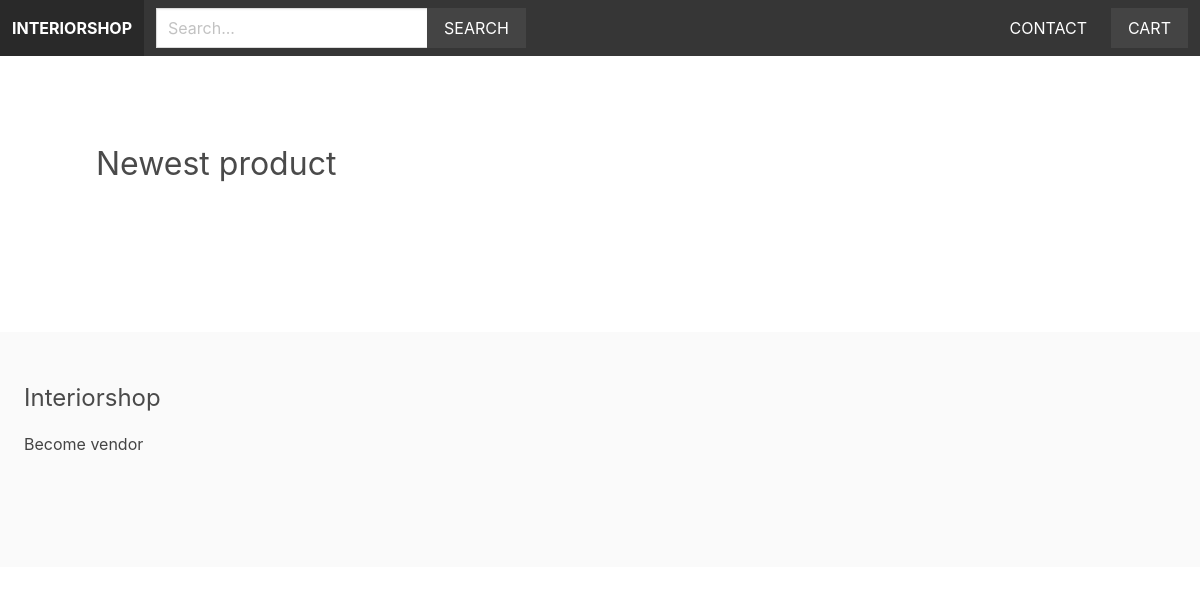
The app's page /, older data.
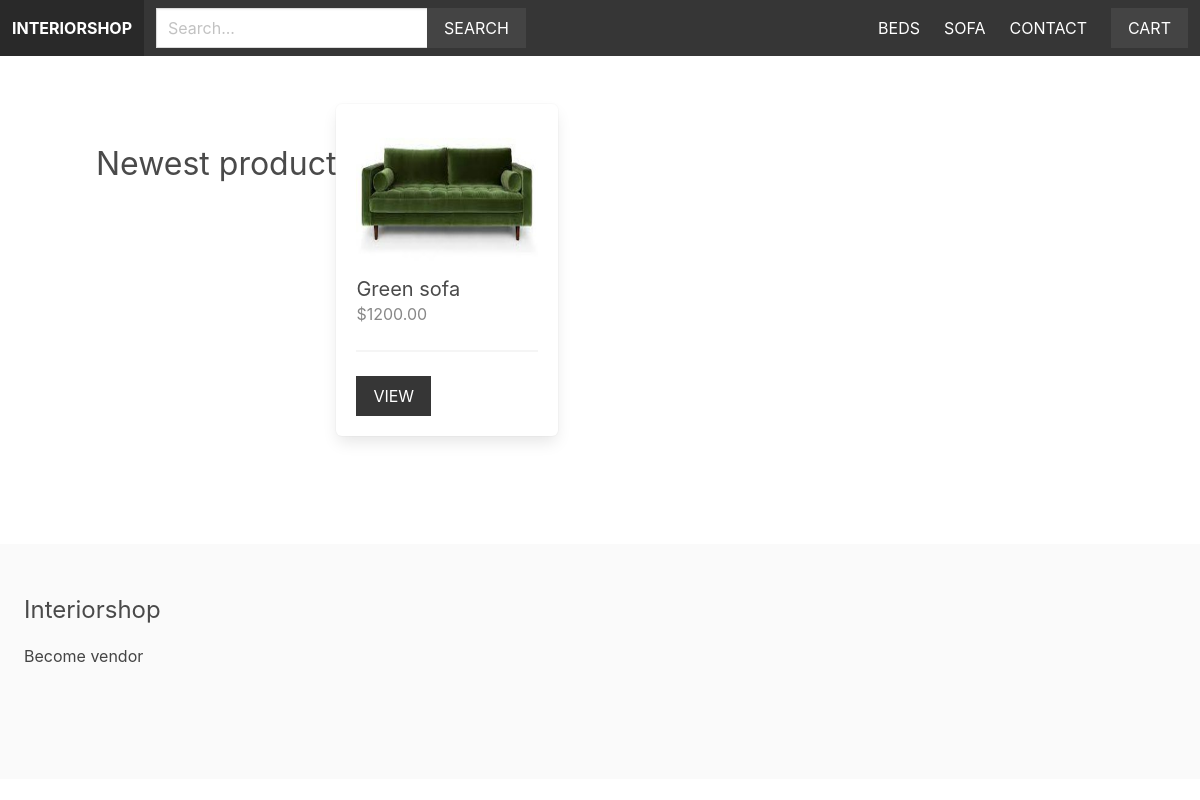
The same page, newer data.
### product/models.py (models this page shows, shortened)
class Category(models.Model):
    title = models.CharField(max_length=255)
    slug = models.SlugField(max_length=255)
    ordering = models.IntegerField(default=0)
    class Meta:
        ordering = ['ordering']

class Product(models.Model):
    category = models.ForeignKey(Category, related_name='products', on_delete=models.CASCADE)
    vendor = models.ForeignKey(Vendor, related_name='products', on_delete=models.CASCADE)
    title = models.CharField(max_length=255)
    slug = models. SlugField(max_length=255)
    description = models.TextField(blank=True, null=True)
    price = models.DecimalField(max_digits=6, decimal_places=2)
    date_added = models.DateTimeField(auto_now_add=True)
    image = models.ImageField(upload_to ='uploads/',blank=True, null=True)
    thumbnail = models.ImageField(upload_to ='uploads/', blank=True, null =True)
    class Meta:
        ordering = ['-date_added']
    def get_thumbnail(self):
        if self.thumbnail:
            return self.thumbnail.url

### core/views.py (the view)
# urls.py: path('',views.front_page,name='front_page'),
def front_page(request):
    newest_products = Product.objects.all()[0:8]
    return render(request,'core/front_page.html',{'newest_products':newest_products})

### cart/cart.py (called while the page is built)
    def __len__(self):
        return sum(item['quantity'] for item in self.cart.values())

### cart/context_processors.py (called while the page is built)
def cart(request):
    return {'cart': Cart(request)}

### product/context_processors.py (called while the page is built)
def menu_categories(request):
    categories = Category.objects.all()
    return {'menu_categories': categories}

### core/templates/core/front_page.html
{% extends 'core/base.html' %}
{% block content %}
    <div class="columns is-multiline mb-6">
        <div class="columns is-12 has-text-centered mt-6 mb-6">
            <h2 class="is-size-3">Newest product</h2>
        </div>
        {% for product in newest_products %}
            {% include 'product/parts/list_item.html' %}
        {% endfor %}
    </div>
{% endblock %}

### core/templates/core/base.html (shortened to what this page needs)
{% load static %}
<!DOCTYPE html>
<html>
    <head>
        <link rel="stylesheet" href="https://cdn.jsdelivr.net/npm/bulma@0.9.1/css/bulma.min.css">
        <link rel="stylesheet" href="{% static 'styles/main.css' %}">
    </head>
    <body>
        <nav class="navbar is-dark">
            <div class="navbar-brand">
                <a href="/" class="navbar-item"><strong>Interiorshop</strong></a>
            </div>
            <div class="navbar-menu" id="main-navbar">
                <div class="navbar-start">
                     <div class="navbar-item">
                        <form method="get" action="{% url 'search' %}">
                            <div class="field has-addons">
                                <div class="control">
                                    <input type="text" class="input" placeholder="Search..." name="query">
                                </div>
                                <div class="control">
                                    <button class="button is-dark is-uppercase">Search</button>
                                </div>
                            </div>
                        </form>
                    </div>
                </div>
                <div class="navbar-end">
                    {% for category in menu_categories %}
                        <a href="{% url 'category' category.slug %}" class="navbar-item">{{ category.title }}</a>
                    {% endfor %}
                    <a href=" {% url 'contact' %}" class="navbar-item" >Contact</a>
                    <div class="navbar-item">
                        <a href="{% url 'cart' %}" class="button is-dark">Cart{% if cart %} ({{ cart|length }}){% endif %}</a>
                    </div>
                </div>
            </div>
        </nav>
        <section class="section">
            <div class="container">
                {% block content %}
                {% endblock %}
            </div>
        </section>
        <footer class="footer">
            <h3 class="is-size-4 mb-4">Interiorshop</h3>
            {% if request.is_authenticated %}
                <a href="{% url 'vendor_admin' %}">Vendor Admin</a>
            {% else %}
            <a href="{% url 'become_vendor' %}">Become vendor</a>
            {% endif %}
        </footer>
    </body>
</html>

### product/templates/product/parts/list_item.html
<div class="column is-3 product-list-item">
    <div class="box">
        <figure class="image is-4by3 mb-4">
            <img src="{{ product.get_thumbnail }}">
        </figure>
        <h2 class="subtitle">{{ product.title }}</h2>
        <h3 class="price is-size-6 mb-5">${{ product.price }}</h3>
        <hr>
        <a href="{% url 'product' product.category.slug product.slug %}" class="button is-dark is-uppercase">View</a>
    </div>
</div>

Row changes from the older to the newer data that the page shows:
added Category: title "BEDS"
added Category: title "SOFA"
added Product: get_thumbnail (picture), title "Green sofa", price "1200.00"
